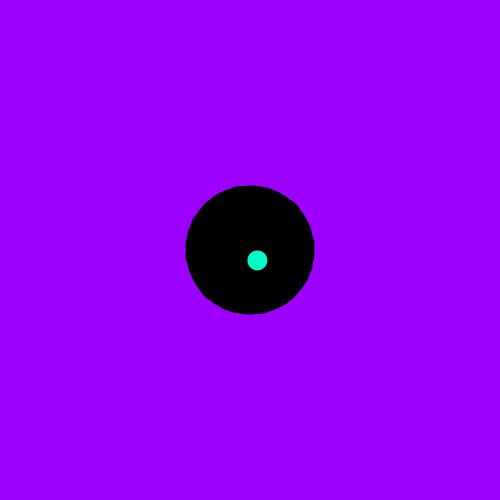
Frame 1 (no input)
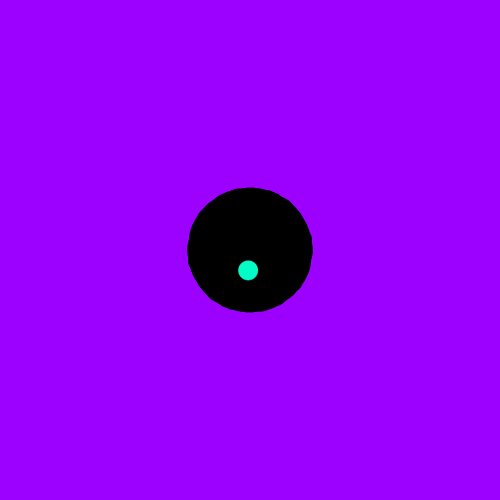
Frame 60 (the mouse pressed at the canvas centre just before this capture)
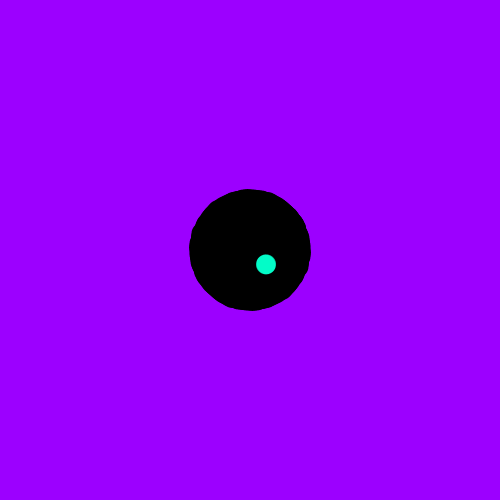
Frame 120 (the mouse held since frame 60 and released just before this capture)

The Processing sketch that drew these frames (run headless with seeded random() and noise(); from frame 60 on, the mouse is pressed at the canvas centre):

// Processing sketch: processing_27681
// ── processing_27681.pde

/*
PROYECTO 01 SESION 3: Controlando nuestro codigo

Titulo: Hoyo negro
Nombre: Wendy Cano
Fecha: 27-abril-2011
Lugar: Barcelona
Objetivo:  Realizar un sketch que 
 
 -interaccione de alguna manera con el  mouse
 
 - que tenga eventos de teclado
 
 - El Sketch tiene que tener una sentencia condicional
*/
float inc = 5.0;//incremento de angulo
float dim = 5; //diametro de la ellipse central
boolean isBackGround = true;
boolean isFade = false;
int LONGITUD = 70;
int NUM_TALLOS = 30;
void setup() {
  size(500,500);

  smooth();
}
void draw() {

  if ( isBackGround  == true){ 
    background(#9C00FF);
  } //equivalente a  if ( isBackGround ){ background(255);}
  if (isFade) hazFade();
  inc += 0.05;
  //float angle = sin(inc) / 10.0 ;
  float angle = sin(inc) /7.0 ;
  translate(width/2,height/2); //trasladamos nuestro punto 0,0 de coordenadas a la mitad de la pantalla
  for (int i = -2; i < NUM_TALLOS; i++) { // UN LOOP! que será esto? repite el bloque entre corchetes tantas veces como se cumpla la condicion de en medio
    tail(0,1, 50, angle); // llamamos a la funcion tal con 4 parametros
    rotate(PI*2/NUM_TALLOS); // rotamos nuestra pantalla PI/4
  }
  
}
void tail(float x,float y, int units, float angle) {
  pushMatrix();
  translate(x, y);
  
  for (int i =0 ; i < units; i++) { // loop decreciente, 
    rotate(angle);
    translate(2,3); //translate(0, 4); interesante
    strokeWeight(i);
    stroke(0);//
    line(0, 0, 0, 0);
    strokeWeight(0);
    line(0,0,0,0);
    
    
  }
  fill(#03FCC8);
  ellipse(0,0,20,20);
  popMatrix();
}

void hazFade(){
  isBackGround = false;
  fill(155,10);
  noStroke();
  rect(0,0,width,5);
}

void keyPressed() {
  switch(key) {
  case '+': 
    println("has pulsado la tecla +");
    break;
  case '-': 
    println("has pulsado la tecla -");
    break;

  case 'F': 
  case 'f':
    isFade = !isFade;
    break;
  case 's': 
  case 'S': 
    println("salvamos IMAGEN");
    save("out/filename-"+frameCount+".png");
    break;

  case 'b': 
  case 'B': 
    isBackGround =! isBackGround;

    break;
  }
}
